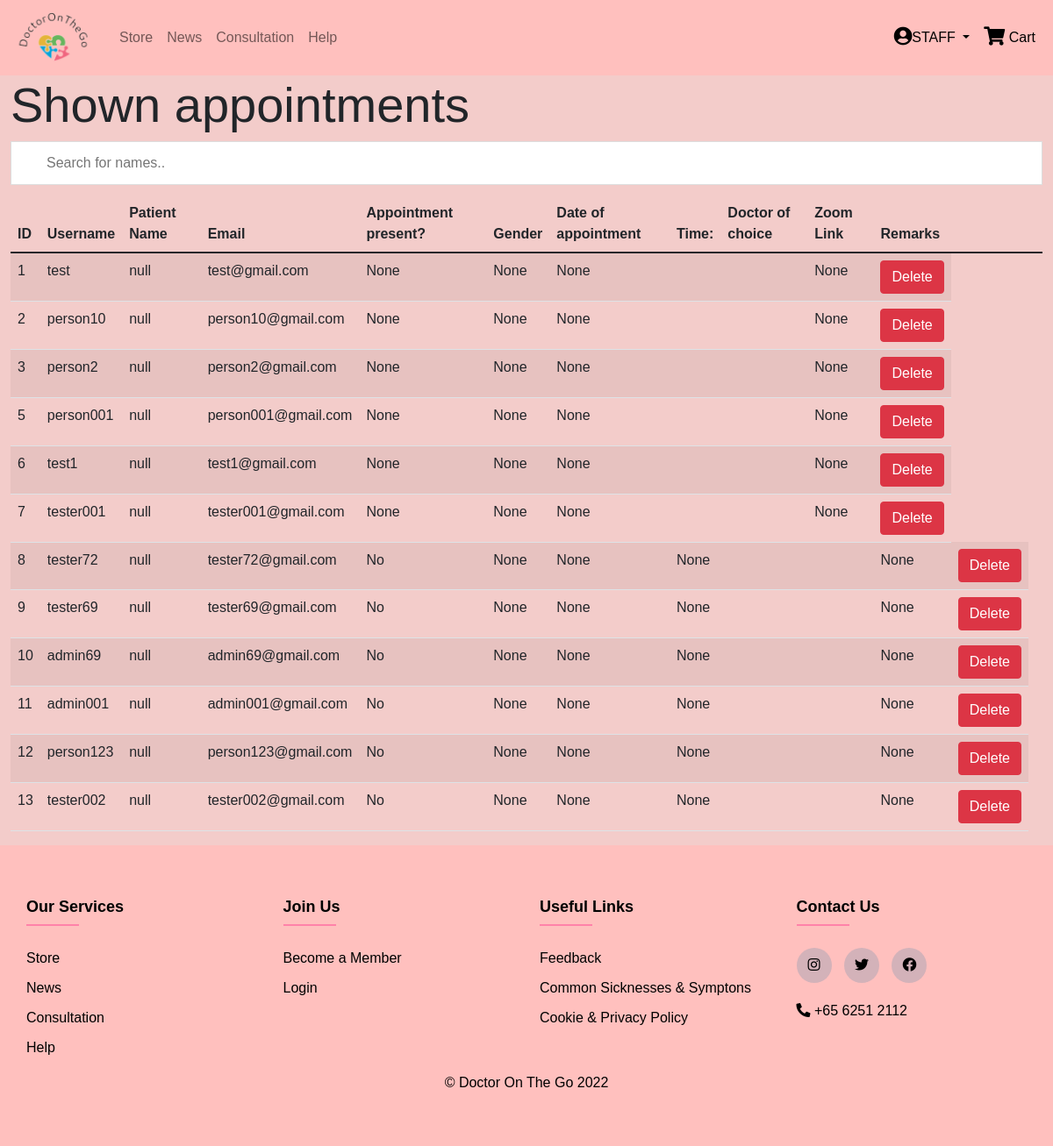
/retrieveConsultationAd (signed in), run on an earlier commit of the app's database.
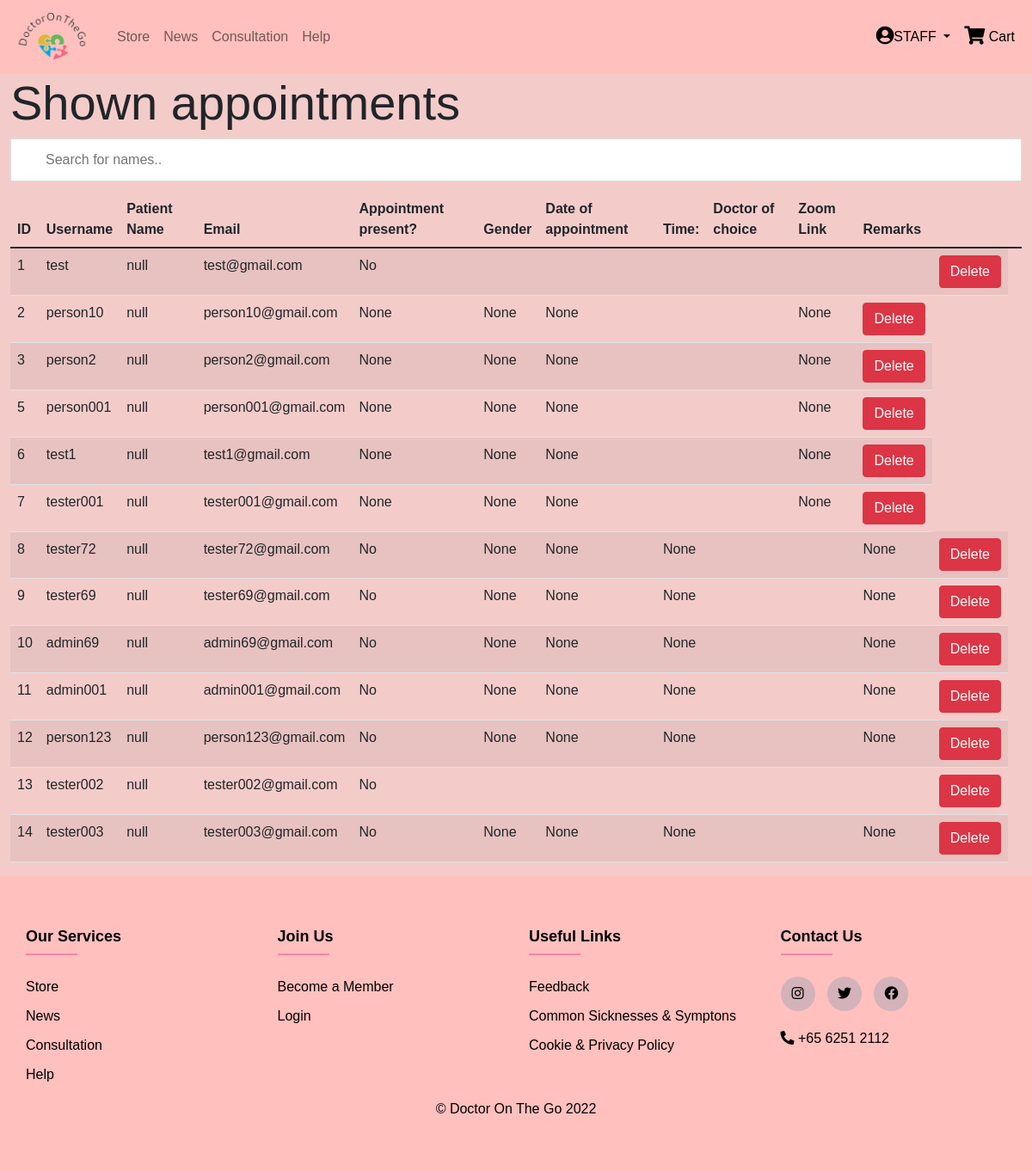
And on a later commit of the database.
### models.py (models this page shows, shortened)
class User(UserMixin, db.Model):
    __tablename__ = "user"
    id = db.Column(db.Integer, primary_key=True)
    username = db.Column(db.String(80), unique=True, nullable=False)
    email = db.Column(db.String(120), unique=True, nullable=False)
    password = db.Column(db.String(300), nullable=False, unique=True)
    pfpfilename = db.Column(db.String(85))
    two_factor_enabled = db.Column(db.Boolean, nullable=False, default=False, server_default=db.false())
    otp_secret = db.Column(db.String(32))
    role = db.Column(db.String(20))
    age = db.Column(db.String(3))
    first_name = db.Column(db.LargeBinary)
    last_name = db.Column(db.LargeBinary)
    ferkey = db.Column(db.LargeBinary)
    gender = db.Column(db.String(10))
    date_joined = db.Column(db.String(50))
    doc = db.Column(db.String(60), unique=False)
    time = db.Column(db.String(30))
    remarks = db.Column(db.String(30))
    consultstate = db.Column(db.Boolean)
    failedaccess = db.Column(db.Integer)
    card_name = db.Column(db.String(300))
    card_no = db.Column(db.String(300))
    card_exp_month = db.Column(db.String(300))
    card_exp_year = db.Column(db.String(300))
    banned = db.Column(db.Boolean, nullable=False, default=False, server_default=db.false())
    verified = db.Column(db.Boolean, nullable=False, default=False, server_default=db.false())
    shipping_address = db.Column(db.String(500))
    postal_code = db.Column(db.String(500))
    unit_no = db.Column(db.String(500))
    phone_no = db.Column(db.String(500))
    def __repr__(self):
        return '<User %r>' % self.username

### routes.py (the view, shortened to what this page needs)
@app.route('/retrieveConsultationAd', methods=['GET', 'POST'])
def retrieveConsultationAd():
    if current_user.is_authenticated:
        form = createConsultationForm()
        if current_user.role == 'admin':
          print('placeholder')
          z=0
          remarks = "Empty"
          user = current_user
          i = current_user.id
          customers_list = User
          test = user
          print('test' ,test )
          empty = " "
          consultation = user.query.all()
          f = []
          L = []
          namelist = []
          keylist = []
          for i in consultation:
              if i.consultstate == True:
                key = i.ferkey
                fernet  = Fernet(key)
                finam = i.first_name
                lanam = i.last_name
                first =  fernet.decrypt(finam).decode()
                last = fernet.decrypt(lanam).decode()
                print(first)
                f.append(first)
                L.append(last)
                namelist.append(first + ' ' + last )
              else:
                  namelist.append("null")
          return render_template('user/guest/xuzhi/retrieveConsultationAd.html',form = form, consultation = consultation, flist = f, llist = L, namelist = namelist, zip = zip )
    else:
        return redirect(url_for('login'))

### forms.py
class createConsultationForm(FlaskForm):
    first_name = StringField('First Name', [validators.Length(min=1, max=150), validators.DataRequired(), ])
    last_name = StringField('Last Name', [validators.Length(min=1, max=150), validators.DataRequired()])
    gender = SelectField('Gender', [validators.DataRequired()], choices=[('', 'Select'), ('F', 'Female'), ('M', 'Male')], default='')
    email = EmailField('Email', [validators.Email(), validators.DataRequired()])
    date_joined = DateField('Date of appointment(YY-MM-DD)', format='%Y-%m-%d',validators=[DateRange(min=date.today())])
    time = SelectField('Appointment time', [validators.DataRequired()], choices=[('9.00am - 9.30am','9.00am - 9.30am'),('10.00am - 10.30am', '10.00am - 10.30am'), ('11.00am - 11.30am', '11.00am - 11.30am'),('12.00pm -12.30pm','12.00pm -12.30pm'),('3.00pm - 3.30pm','3.00pm - 3.30pm'),('4.00pm - 4.30pm', '4.00pm - 4.30pm'),('5.00pm -5.30pm',' 5.00pm -5.30pm')], default = '9.00am - 9.30am')
    remarks = TextAreaField('Additional request', [validators.Optional()])
    doc=RadioField('Choice of doctor', choices=[('T', 'Dr Tan'), ('M', 'Dr Mok'), ('L', 'Dr Lim')], default='T')

### routes.py (called while the page is built)
@login_manager.user_loader
def load_user(user_id):
    return User.query.get(int(user_id))

@app.before_request
def session_handler():
    session.permanent = True
    app.permanent_session_lifetime = timedelta(minutes=30)

@app.after_request
def add_header(response):
    response.headers['X-Content-Type-Options'] = 'nosniff'
    response.headers['Strict-Transport-Security'] = 'max-age=31536000; includeSubDomains'
    response.headers['X-Frame-Options'] = 'SAMEORIGIN'
    return response

### templates/user/guest/xuzhi/retrieveConsultationAd.html (shortened to what this page needs)
{% if current_user.role == "admin" %}
{% extends "admin_base.html" %}
{% elif current_user.is_authenticated %}
{% extends "user_base.html" %}
{% else %}
{% extends "default_base.html" %}
{% endif %}
{% block content %}
<h1 class="display-4"> Shown appointments </h1>
<input type="text" id="myInput" onkeyup="myFunction()" placeholder="Search for names..">
  <div class="table-responsive">
    <table class="table table-striped table-sortable" id = 'myTable' >
      <thead>
        <tr>
          <th> ID </th>
          <th>Username</th>
          <th>Patient Name </th>
          <th>Email</th>
          <th>Appointment present?</th>
          <th>Gender</th>
          <th>Date of appointment</th>
          <th>Time: </th>
          <th>Doctor of choice</th>
          <th>Zoom Link</th>
          <th>Remarks</th>
          <th></th>
          <th></th>
        </tr>
      </thead>
      <tbody>
        <tr class = "header ">
          {% for consult,name in zip(consultation,namelist) %}
          <td> {{ consult.id }}</td>
          <td>{{ consult.username }}</td>
          <td>{{ name }} </td>
          <td>{{ consult.email }}</td>
          {% if consult.consultstate == True %}
          <td>Yes</td>
          {% elif consult.consultstate == False %}
          <td>No </td>
          {% endif %}
          <td>{{ consult.gender }}</td>
          <td>{{ consult.date_joined }}</td>
          <td>{{ consult.time }}</td>
          {% if consult.doc == "t"%}
          <td>Dr Tan</td>
          {% elif consult.doc == "m" %}
          <td>Dr Mok</td>
          {% elif consult.doc == "l" %}
          <td>Dr Lim</td>
          {% else %}
          <td> </td>
          {% endif %}
          {% if consult.doc == "t"%}
          <td> Zoom Link</td>
          {% elif consult.doc  == "m" %}
          <td>Zoom Link</td>
          {% elif consult.doc  == "l" %}
          <td>Zoom link</td>
          {% else %}
          <td> </td>
          {% endif %}
          <td>{{ consult.remarks }}</td>
          <td>
                     <form method="POST"
                action="{{ url_for('delete_consultationAd', user_id = consult.id) }}">
              <button type="button" class="btn btn-danger" data-bs-toggle="modal"
                data-bs-target="#myModal_{{consult.id}}">
                Delete
              </button>
            </form>
          </td>
        </tr>
      {% endfor %}
      </tbody>
    </table>
  </div>
    {% endblock %}

### templates/admin_base.html (shortened to what this page needs)
<!DOCTYPE html>
<html lang="en">
<head>
    <link href="https://cdn.jsdelivr.net/npm/bootstrap@5.1.3/dist/css/bootstrap.min.css" rel="stylesheet"
>
    <link rel="stylesheet" href="https://cdnjs.cloudflare.com/ajax/libs/font-awesome/5.15.3/css/all.min.css">
    <link rel="stylesheet" href="{{ url_for('static',filename='CSS/common.css') }}">
</head>
<body>
    {% block navbar %}
    {% include 'includes/_staff_navbar.html' %}
    {% endblock %}
    <div class="container-fluid">
        {% block content %}
        {% endblock %}
        <div class="chat-bot">
        </div>
    </div>
    {% block footer %}
    {% include 'includes/_footer.html' %}
    {% endblock %}
</body>
</html>

### templates/includes/_staff_navbar.html (shortened to what this page needs)
<nav class="navbar navbar-expand-lg navbar-light" id="navbar">
    <div class="container-fluid">
        <a class="navbar-brand" href="/">
            <img src="{{ url_for('static',filename='images/logo.png') }}" alt="DoctorOnTheGo" style="width:100px">
        </a>
        <div class="collapse navbar-collapse" id="main_nav">
            <ul class="navbar-nav">
                <li class="nav-item">
                    {% if storeactive %}
                    <a class="nav-link active" href="/store">Store</a>
                    {% else %}
                    <a class="nav-link" href="/store">Store</a>
                    {% endif %}
                </li>
                <li class="nav-item">
                    {% if newsactive %}
                    <a class="nav-link active" href="/News">News</a>
                    {% else %}
                    <a class="nav-link" href="/News">News</a>
                    {% endif %}
                </li>
                <li class="nav-item">
                    {% if consultactive %}
                    <a class="nav-link active" href="/consultatioPg1">Consultation</a>
                    {% else %}
                    <a class="nav-link" href="/consultatioPg1">Consultation</a>
                    {% endif %}
                </li>
                <li class="nav-item">
                    {% if contactactive %}
                    <a class="nav-link active" href="/help">Help</a>
                    {% else %}
                    <a class="nav-link" href="/help">Help</a>
                    {% endif %}
                </li>
            </ul>
            <ul class="navbar-nav ms-auto">
                <li class="nav-item dropdown main-nav-icons">
                    <a class="nav-link text-black dropdown-toggle" href="#" data-bs-toggle="dropdown"><i
                            class="fas fa-user-circle fa-lg"></i>STAFF {{ staff }}</a>
                </li>
                <li class="nav-item main-nav-icons"><a class="nav-link text-black" href="/cart"><i
                            class="fas fa-shopping-cart fa-lg"></i> Cart{% if "cart" in session %}<span class="badge">{{ session["cart"]|length }}</span>{% endif %}</a></li>
            </ul>
        </div>
    </div>
</nav>

### templates/includes/_footer.html
<footer class="footer">
    <div class="footer-container">
        <div class="footer-row">
            <div class="footer-col">
                <h4>Our Services</h4>
                <ul>
                    <li><a href="/store">Store</a></li>
                    <li><a href="/News">News</a></li>
                    <li><a href="/consultatioPg1">Consultation</a></li>
                    <li><a href="/help">Help</a></li>
                </ul>
            </div>
            <div class="footer-col">
                <h4>Join Us</h4>
                <ul>
                    <li><a href="/signup">Become a Member</a></li>
                    <li><a href="/login">Login</a></li>
                </ul>
            </div>
            <div class="footer-col">
                <h4>Useful Links</h4>
                <ul>
                    <li><a href="/help">Feedback</a></li>
                    <li><a href="/consultatioPg1">Common Sicknesses & Symptons</a></li>
                    <li><a href="/policyPage">Cookie & Privacy Policy</a></li>
                </ul>
            </div>
            <div class="footer-col">
                <h4>Contact Us</h4>
                <ul>
                    <li>
                        <div class="social-links">
                            <a href="#" target="_blank"><i class="fab fa-instagram"></i></a>
                            <a href="#" target="_blank"><i class="fab fa-twitter"></i></a>
                            <a href="#" target="_blank"><i class="fab fa-facebook"></i></a>
                        </div>
                    </li>
                    <li>
                        <i class="fas fa-phone-alt"></i> +65 6251 2112
                    </li>
                </ul>
            </div>
            <p id="copyright">&copy; Doctor On The Go 2022</p>
        </div>
    </div>
</footer>

### static/CSS/common.css (style rules this page uses)
* { font-family: sans-serif; }
body { background: #f3ccca; }
a { text-decoration: none; }
#navbar { background-color: #FFC0BE !important; }
.navbar-nav { color:#000000 !important }
.footer-container { max-width: 1170px !important; margin: auto !important; }
.footer-row { display: flex !important; flex-wrap: wrap !important; }
ul { list-style: none; padding-left: 0; }
.footer { background-color: #FFC0BE; padding: 60px 0; text-align: left; }
.footer-col { width: 25%; padding: 0 15px; }
.footer-col h4 { font-size: 18px; color: #000000; margin-bottom: 35px; font-weight: bold; position: relative; }
.footer-col h4::before { content: ''; position: absolute; left: 0; bottom: -10px; background-color: #FF82A9; height: 2px; box-sizing: border-box; width: 60px; }
.footer-col ul li:not(:last-child) { margin-bottom: 10px; }
.footer-col ul li a { text-decoration: none; font-size: 16px; color: #000000; display: block; transition: all 0.3s ease; }
.footer-col ul li { text-decoration: none; font-size: 16px; color: #000000; display: block; }
.footer-col .social-links a { display: inline-block; height: 40px; width: 40px; background-color: rgba(35, 120, 163, 0.2); margin: 0 10px 10px 0; text-align: center; line-height: 40px; border-radius: 50%; color: #000000; transition: all 0.5s ease; }
#copyright { margin: auto; font-size: 16px; color: #000000; text-align: center; }
.chat-bot { padding-top: 30px; width: 200px; float: right; }

### templates/user/guest/xuzhi/retrieveConsultationAd.html (style rules this page uses)
#myInput { background-image: url('/css/searchicon.png'); background-position: 10px 12px; background-repeat: no-repeat; width: 100%; font-size: 16px; padding: 12px 20px 12px 40px; border: 1px solid #ddd; margin-bottom: 12px; }
.table-sortable th { cursor: pointer; }

What changed in the data, as far as the page shows it:
changed User "test": gender "None" → (not shown); date_joined "None" → (not shown); time "None" → (not shown); remarks "None" → (not shown); now shows "No"
changed User "tester002": gender "None" → (not shown); date_joined "None" → (not shown); time "None" → (not shown); remarks "None" → (not shown)
added User: id "14", username "tester003", name "null", email "tester003@gmail.com", consultstate "No", gender "None", date_joined "None", time "None", remarks "None"
